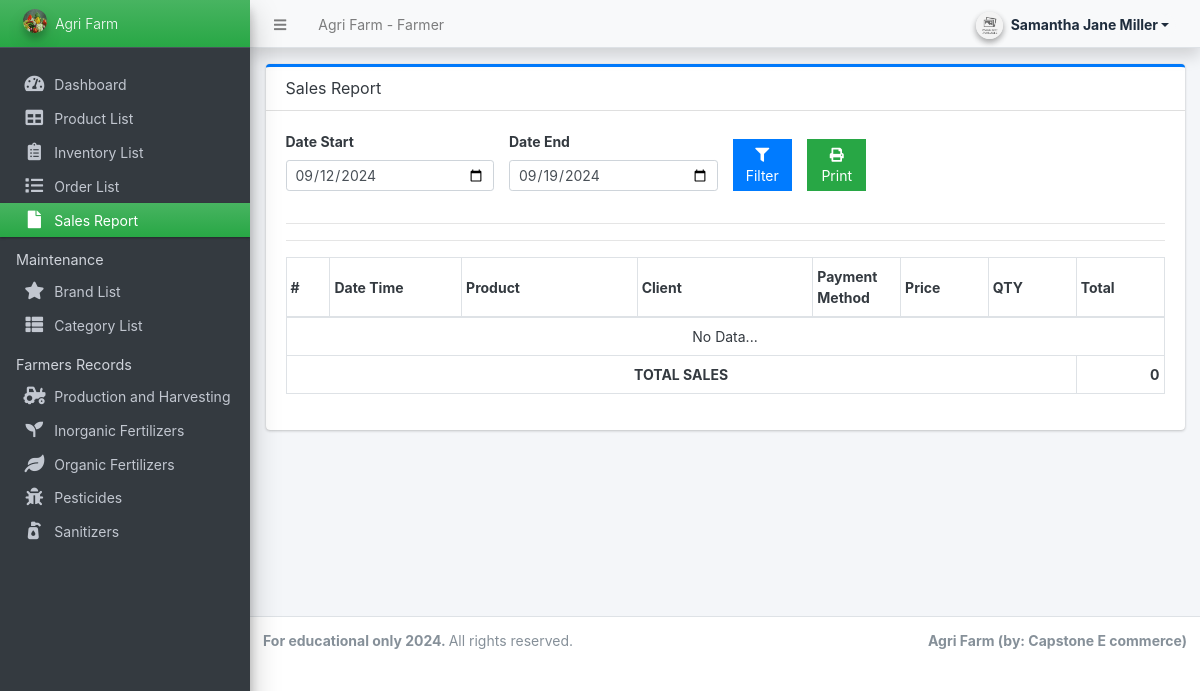
The app's page /farmer/?page=sales (signed in), older data.
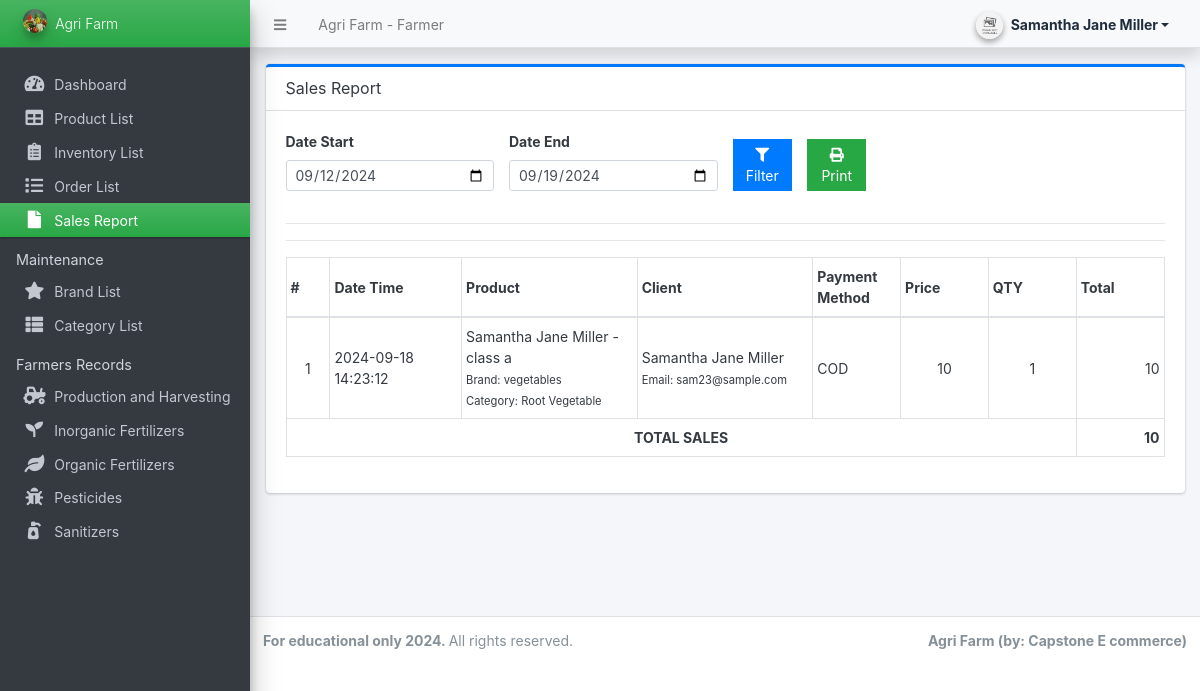
The same page, newer data.
### tables this page shows
CREATE TABLE `order_list` (
  `id` int(30) NOT NULL,
  `order_id` int(30) NOT NULL,
  `inventory_id` int(30) NOT NULL,
  `quantity` int(30) NOT NULL,
  `price` double NOT NULL,
  `total` double NOT NULL
);

CREATE TABLE `sales` (
  `id` int(30) NOT NULL,
  `order_id` int(30) NOT NULL,
  `client_id` int(11) NOT NULL,
  `total_amount` double NOT NULL,
  `date_created` datetime NOT NULL DEFAULT current_timestamp()
);

CREATE TABLE `inventory` (
  `id` int(30) NOT NULL,
  `user_id_inventory` int(11) NOT NULL,
  `variant` text NOT NULL,
  `product_id` int(30) NOT NULL,
  `quantity` double NOT NULL,
  `price` float NOT NULL,
  `date_created` datetime NOT NULL DEFAULT current_timestamp(),
  `date_updated` datetime DEFAULT NULL ON UPDATE current_timestamp()
);

CREATE TABLE `brands` (
  `id` int(30) NOT NULL,
  `user_id_brand` int(11) NOT NULL,
  `name` varchar(250) NOT NULL,
  `description` text DEFAULT NULL,
  `image_path` text DEFAULT NULL,
  `status` tinyint(1) NOT NULL DEFAULT 1,
  `delete_flag` tinyint(1) NOT NULL DEFAULT 0,
  `date_created` datetime NOT NULL DEFAULT current_timestamp()
);

CREATE TABLE `categories` (
  `id` int(30) NOT NULL,
  `user_id_categories` int(11) NOT NULL,
  `category` varchar(250) NOT NULL,
  `description` text DEFAULT NULL,
  `status` tinyint(1) NOT NULL DEFAULT 1,
  `delete_flag` tinyint(1) NOT NULL DEFAULT 0,
  `date_created` datetime NOT NULL DEFAULT current_timestamp()
);

CREATE TABLE `clients` (
  `id` int(30) NOT NULL,
  `firstname` varchar(250) NOT NULL,
  `lastname` varchar(250) NOT NULL,
  `gender` varchar(20) NOT NULL,
  `contact` varchar(15) NOT NULL,
  `email` varchar(250) NOT NULL,
  `password` text NOT NULL,
  `default_delivery_address` text NOT NULL,
  `status` tinyint(1) NOT NULL DEFAULT 1,
  `delete_flag` tinyint(1) NOT NULL DEFAULT 0,
  `date_created` datetime NOT NULL DEFAULT current_timestamp()
);

CREATE TABLE `orders` (
  `id` int(30) NOT NULL,
  `ref_code` varchar(100) NOT NULL,
  `client_id` int(30) NOT NULL,
  `delivery_address` text NOT NULL,
  `payment_method` varchar(100) NOT NULL,
  `order_type` tinyint(1) NOT NULL COMMENT '1= pickup,2= deliver',
  `amount` double NOT NULL,
  `status` tinyint(2) NOT NULL DEFAULT 0 COMMENT '0 = pending,\r\n1= Packed,\r\n2 = Out for Delivery,\r\n3=Delivered,\r\n4=cancelled',
  `paid` tinyint(1) NOT NULL DEFAULT 0,
  `date_created` datetime NOT NULL DEFAULT current_timestamp(),
  `date_updated` datetime DEFAULT NULL ON UPDATE current_timestamp()
);

### config.php (called while the page is built, shortened)
<?php
function format_num($number = '' , $decimal = ''){
    if(is_numeric($number)){
        $ex = explode(".",$number);
        $decLen = isset($ex[1]) ? strlen($ex[1]) : 0;
        if(is_numeric($decimal)){
            return number_format($number,$decimal);
        }else{
            return number_format($number,$decLen);
        }
    }else{
        return "Invalid Input";
    }
}
?>

### farmer/sales/index.php (the view, shortened to what the changed rows need)
<?php
$user_id = isset($_SESSION['userdata']['id']) ? $_SESSION['userdata']['id'] : null;
$date_start = isset($_GET['date_start']) ? $_GET['date_start'] : date("Y-m-d", strtotime(date("Y-m-d") . " -7 days"));
$date_end = isset($_GET['date_end']) ? $_GET['date_end'] : date("Y-m-d");
?>
<div class="card card-primary card-outline">
    <div class="card-header">
        <h5 class="card-title">Sales Report</h5>
    </div>
    <div class="card-body">
        <form id="filter-form">
            <div class="row align-items-end">
                <div class="form-group col-md-3">
                    <label for="date_start">Date Start</label>
                    <input type="date" class="form-control form-control-sm" name="date_start" value="<?php echo date("Y-m-d", strtotime($date_start)) ?>">
                </div>
                <div class="form-group col-md-3">
                    <label for="date_end">Date End</label>
                    <input type="date" class="form-control form-control-sm" name="date_end" value="<?php echo date("Y-m-d", strtotime($date_end)) ?>">
                </div>
                <div class="form-group col-md-1">
                    <button class="btn btn-flat btn-block btn-primary btn-sm"><i class="fa fa-filter"></i> Filter</button>
                </div>
                <div class="form-group col-md-1">
                    <button class="btn btn-flat btn-block btn-success btn-sm" type="button" id="printBTN"><i class="fa fa-print"></i> Print</button>
                </div>
            </div>
        </form>
        <hr>
        <div id="printable">
            <hr>
            <table class="table table-bordered">
                <colgroup>
                    <col width="5%">
                    <col width="15%">
                    <col width="20%">
                    <col width="20%">
                    <col width="10%">
                    <col width="10%">
                    <col width="10%">
                    <col width="10%">
                </colgroup>
                <thead>
                    <tr>
                        <th>#</th>
                        <th>Date Time</th>
                        <th>Product</th>
                        <th>Client</th>
                        <th>Payment Method</th>
                        <th>Price</th>
                        <th>QTY</th>
                        <th>Total</th>
                    </tr>
                </thead>
                <tbody>
                    <?php
                    $i = 1;
                    $gtotal = 0;
                    $qry = $conn->query("
                        SELECT * FROM `sales`
                        WHERE date(date_created) BETWEEN '{$date_start}' AND '{$date_end}'
                        AND client_id = '{$user_id}' -- Filter by client_id
                        ORDER BY UNIX_TIMESTAMP(date_created) DESC
                    ");
                    while ($row = $qry->fetch_assoc()):
                        $olist = $conn->query("
                            SELECT ol.*, p.name, b.name AS bname, CONCAT(c.firstname, ' ', c.lastname) AS name, c.email, o.date_created, cc.category, i.variant, o.payment_method
                            FROM order_list ol
                            INNER JOIN orders o ON o.id = ol.order_id
                            INNER JOIN inventory i ON ol.inventory_id = i.id
                            INNER JOIN products p ON p.id = i.product_id
                            INNER JOIN clients c ON c.id = o.client_id
                            INNER JOIN brands b ON p.brand_id = b.id
                            INNER JOIN categories cc ON p.category_id = cc.id
                            WHERE ol.order_id = '{$row['order_id']}'
                        ");
                        while ($roww = $olist->fetch_assoc()):
                            $gtotal += $roww['quantity'] * $roww['price'];
                    ?>
                            <tr>
                                <td class="text-center"><?php echo $i++ ?></td>
                                <td><?php echo $row['date_created'] ?></td>
                                <td>
                                    <p class="m-0"><?php echo $roww['name'] . " - " . $roww['variant'] ?></p>
                                    <p class="m-0"><small>Brand: <?php echo $roww['bname'] ?></small></p>
                                    <p class="m-0"><small>Category: <?php echo $roww['category'] ?></small></p>
                                </td>
                                <td>
                                    <p class="m-0"><?php echo $roww['name'] ?></p>
                                    <p class="m-0"><small>Email: <?php echo $roww['email'] ?></small></p>
                                </td>
                                <td class=""><?php echo strtoupper($roww['payment_method']) ?></td>
                                <td class="text-center"><?php echo format_num($roww['price']) ?></td>
                                <td class="text-center"><?php echo format_num($roww['quantity']) ?></td>
                                <td class="text-right"><?php echo format_num($roww['quantity'] * $roww['price']) ?></td>
                            </tr>
                        <?php endwhile; ?>
                    <?php endwhile; ?>
                    <?php if ($qry->num_rows <= 0): ?>
                        <tr>
                            <td class="text-center" colspan="8">No Data...</td>
                        </tr>
                    <?php endif; ?>
                </tbody>
                <tfoot>
                    <tr>
                        <th colspan="7" class="font-weight-bold text-center">TOTAL SALES</th>
                        <th class="text-right font-weight-bold"><?= format_num($gtotal) ?></th>
                    </tr>
                </tfoot>
            </table>
        </div>
    </div>
</div>

Row changes from the older to the newer data that the page shows:
added sales: date_created "2024-09-18 14:23:12"
added order_list: name "Samantha Jane Miller", inventory.variant "class a", brands.name "vegetables", categories.category "Root Vegetable", clients.email "sam23@sample.com", order.payment_method "COD", price "10", quantity "1", format_num($roww['quantity']*$roww['price']) "10"
Text that changed along with them:
format_num($gtotal): "0" → "10"
text no longer shown: "No Data..."
